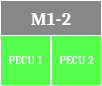
     <widget class="QFrame" name="m1_2_pecu_frame">
      <property name="geometry">
       <rect>
        <x>300</x>
        <y>230</y>
        <width>102</width>
        <height>86</height>
       </rect>
      </property>
      <property name="styleSheet">
       <string notr="true">background-color: rgba(255, 255, 255, 0);
border: 1px solid rgb(255, 255, 255);
border-radius: 0px;</string>
      </property>
      <property name="frameShape">
       <enum>QFrame::StyledPanel</enum>
      </property>
      <property name="frameShadow">
       <enum>QFrame::Raised</enum>
      </property>
      <widget class="QLabel" name="m1_2_header">
       <property name="geometry">
        <rect>
         <x>0</x>
         <y>0</y>
         <width>102</width>
         <height>36</height>
        </rect>
       </property>
       <property name="font">
        <font>
         <family>Cambria</family>
         <pointsize>14</pointsize>
         <weight>75</weight>
         <bold>true</bold>
        </font>
       </property>
       <property name="styleSheet">
        <string notr="true">color: rgb(255, 255, 255);
background-color: rgba(98, 97, 97, 193);
border: 1px solid rgb(255, 255, 255);
border-radius: 0;
</string>
       </property>
       <property name="text">
        <string>M1-2</string>
       </property>
       <property name="alignment">
        <set>Qt::AlignCenter</set>
       </property>
      </widget>
      <widget class="QLabel" name="m1_2_pecu_1">
       <property name="geometry">
        <rect>
         <x>0</x>
         <y>35</y>
         <width>51</width>
         <height>51</height>
        </rect>
       </property>
       <property name="font">
        <font>
         <family>Cambria</family>
         <pointsize>8</pointsize>
         <weight>75</weight>
         <bold>true</bold>
        </font>
       </property>
       <property name="styleSheet">
        <string notr="true">color: rgb(255, 255, 255);
background-color: rgba(13, 255, 0, 178);
border: 1px solid rgb(255, 255, 255);
border-radius: 0;
</string>
       </property>
       <property name="text">
        <string>PECU 1</string>
       </property>
       <property name="alignment">
        <set>Qt::AlignCenter</set>
       </property>
      </widget>
      <widget class="QLabel" name="m1_2_pecu_2">
       <property name="geometry">
        <rect>
         <x>51</x>
         <y>35</y>
         <width>51</width>
         <height>51</height>
        </rect>
       </property>
       <property name="font">
        <font>
         <family>Cambria</family>
         <pointsize>8</pointsize>
         <weight>75</weight>
         <bold>true</bold>
        </font>
       </property>
       <property name="styleSheet">
        <string notr="true">color: rgb(255, 255, 255);
background-color: rgba(13, 255, 0, 178);
border: 1px solid rgb(255, 255, 255);
border-radius: 0;
</string>
       </property>
       <property name="text">
        <string>PECU 2</string>
       </property>
       <property name="alignment">
        <set>Qt::AlignCenter</set>
       </property>
      </widget>
     </widget>
